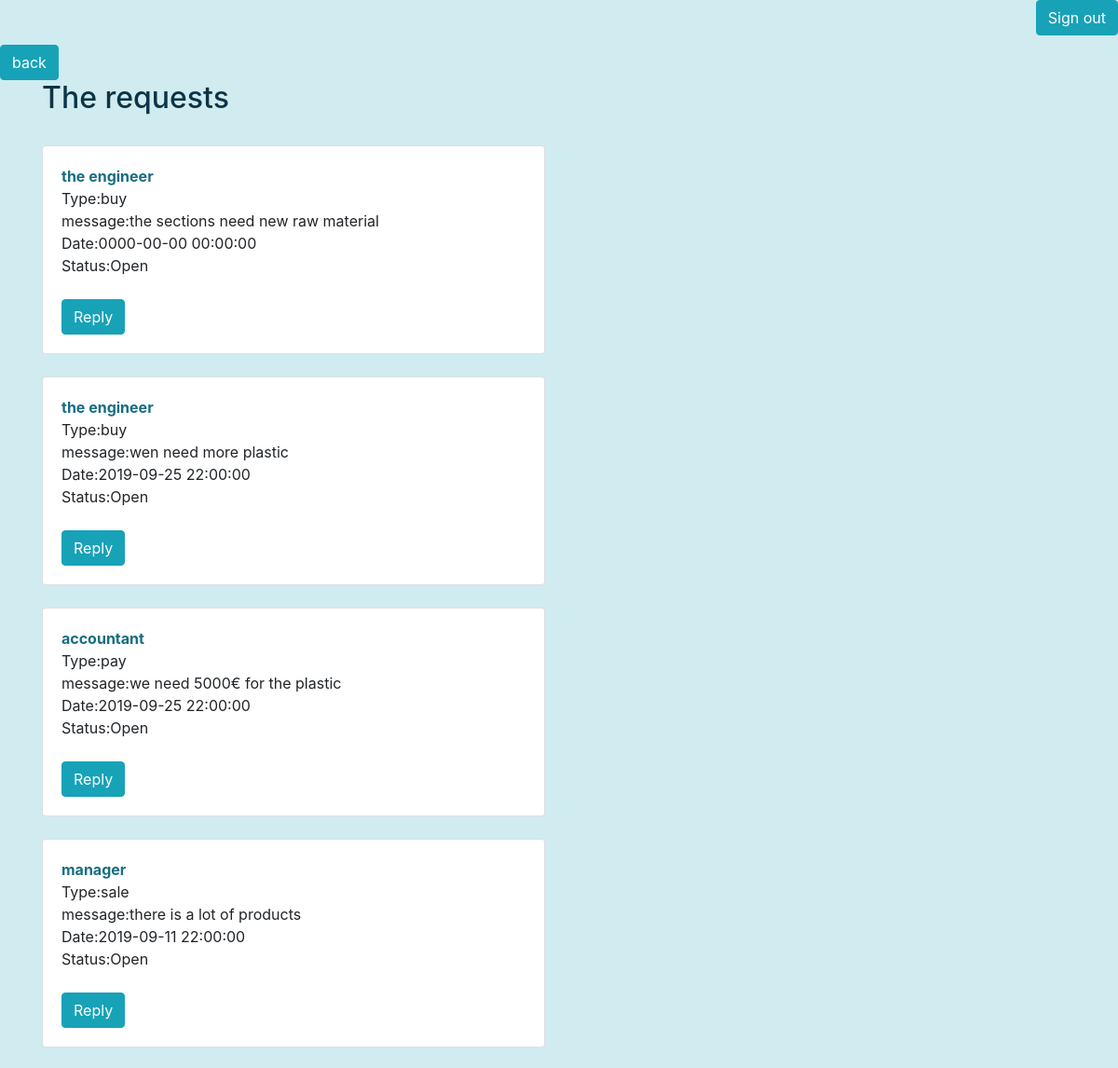
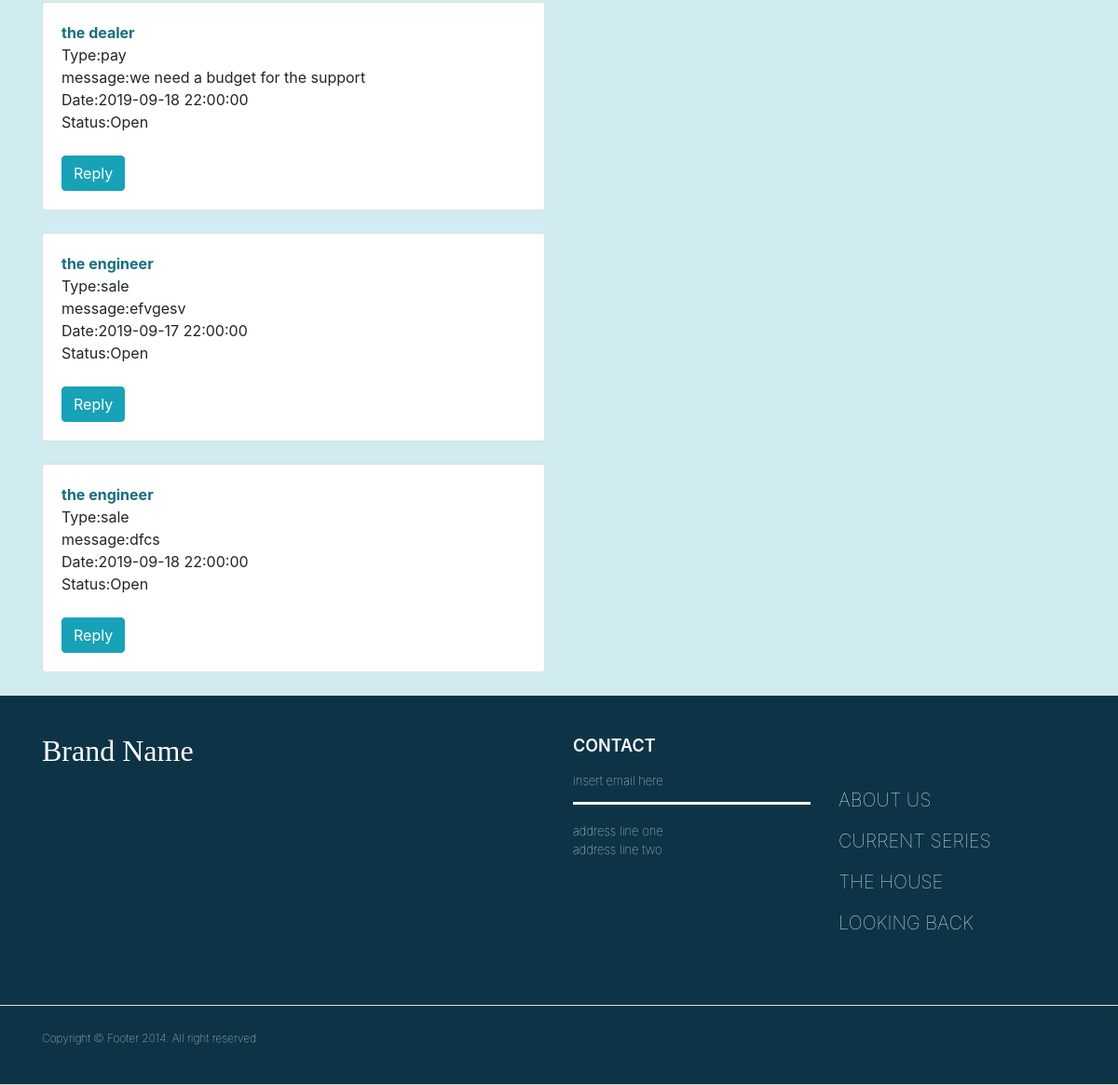
Screenshot of /requests.php with the database file from the repository (2 pictures, top to bottom).
### tables this page shows
CREATE TABLE `requests` (
  `request_id` int(12) NOT NULL,
  `request_type` enum('buy','sale','pay') NOT NULL,
  `request_message` varchar(250) NOT NULL,
  `request_date` timestamp NOT NULL DEFAULT current_timestamp(),
  `fk_user_from` int(11) NOT NULL,
  `request_status` enum('Open','Accepted','Dismissed','') NOT NULL
);

### requests.php (the view, shortened to what this page needs)
<?php
require 'db.php';
?>
<!DOCTYPE html>
<html lang="en">
<head>
<?php require 'header.php'; ?>
</head>
<body class="body">
<?php require 'nav.php'; ?>
<a href="managerpage.php"><button type='button' class='btn btn-info'>back</button></a>
<div class="container">
 <h2 style="color: #0d3446" >The requests</h2><br>
<?php
$sql = "SELECT * FROM requests
        JOIN users ON fk_user_from=user_id
        ";
        $result =mysqli_query($conn,$sql);
        if($result->num_rows> 0) {
            while($row = $result->fetch_assoc()) {?>
<div class="row">
    <div class="col-sm-6">
        <div class="card">
            <div class="card-body">
                <span class="card-title"><b style=" color: #176d81"></span><?php echo $row['fullname'];?></b><br>
                <span class="card-text">Type:</span><?php echo $row['request_type'];?><br>
                <span class="card-text">message:</span><?php echo $row['request_message'];?><br>
                <span class="card-text">Date:</span><?php echo $row['request_date'];?><br>
                <span class="card-text">Status:</span><?php echo $row['request_status'];?><br><br>
                <?php echo "
                <a href='action/acceptRequest.php?id=" .$row['request_id']."'><button type='button' class='btn btn-info'>Reply</button></a>"
                  ;  ?>
                 </div>
        </div>
                <br>
    </div>
</div>
<?php
}
}
?>
</div>
<?php require 'footer.php'; ?>
</body>
</html>

### requests.php (style rules this page uses)
.body { background-color: #d0ecf0 }

### rows the page displays
requests: request_type "buy", request_message "the sections need new raw material", request_date "0000-00-00 00:00:00", request_status "Open"
requests: request_type "buy", request_message "wen need more plastic", request_date "2019-09-25 22:00:00", request_status "Open"
requests: request_type "pay", request_message "we need 5000€ for the plastic", request_date "2019-09-25 22:00:00", request_status "Open"
requests: request_type "sale", request_message "there is a lot of products", request_date "2019-09-11 22:00:00", request_status "Open"
requests: request_type "pay", request_message "we need a budget for the support", request_date "2019-09-18 22:00:00", request_status "Open"
requests: request_type "sale", request_message "efvgesv", request_date "2019-09-17 22:00:00", request_status "Open"
requests: request_type "sale", request_message "dfcs", request_date "2019-09-18 22:00:00", request_status "Open"
